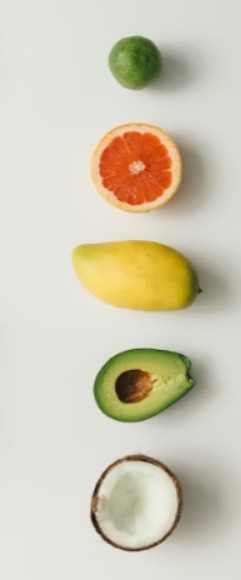
#> input picture imagenes_prueba/FRUTAS.jpeg, 241 x 580 px
$ python Main.py
#> lines starting #> are read from the running program, lines starting #| are printed output that depends on the picture; after the words box and inside, x2 and y2 are one past the last pixel; in counts of white or black regions, pixels touching at a corner belong together
#> the answer given: imagenes_prueba/FRUTAS.jpeg
### vision/Prosesamiento.py
import cv2

def cargar_imagen(ruta):
#> called with ruta = 'imagenes_prueba/FRUTAS.jpeg'
    img = cv2.imread(ruta)
#> img is the input picture: shape (580, 241, 3); mean B, G, R 182.4, 202.4, 208
    return img
#Convertir imagen a RGB
def convertir_rgb(img):
    img_rgb = cv2.cvtColor(img, cv2.COLOR_BGR2RGB)
    return img_rgb
#Escala de grises
def convertir_grises(img):
    gray = cv2.cvtColor(img, cv2.COLOR_BGR2GRAY)
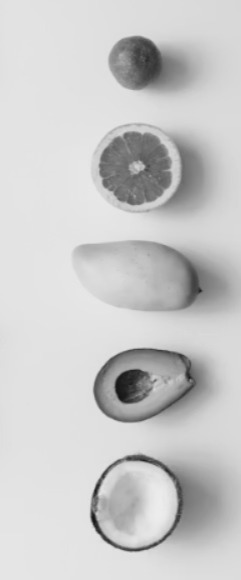
#> gray: shape (580, 241); min 21, max 237, mean 201.7
    return gray

#Filtro Gauss
def aplicar_blur(gray, kernel):
#> called with kernel = 5
    blur = cv2.GaussianBlur(gray, (kernel, kernel), 0)
    return blur
#Umbral Otsu
def umbral_otsu(blur):
    _, binaria = cv2.threshold(
        blur,
        0,
        255,
        cv2.THRESH_BINARY + cv2.THRESH_OTSU
    )
    return binaria
#Bordes
def detectar_bordes(blur):
    bordes = cv2.Canny(blur, 100, 200)
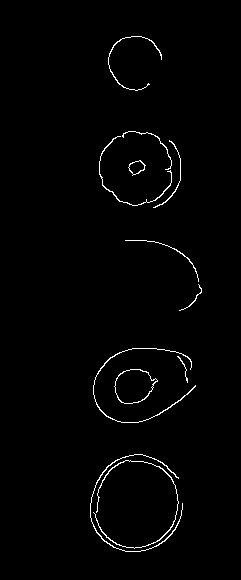
#> bordes: shape (580, 241); 1.3% white in thin lines or dots, all inside (x1, y1, x2, y2) = (90, 36, 202, 552)
#> in umbral_otsu, `_, binaria = cv2.threshold( blur, 0, 255, cv2.THRESH_BINARY + cv2.THRE..`:
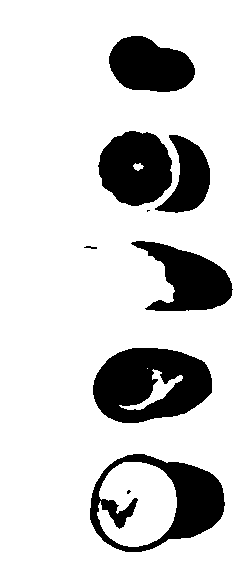
#> binaria: shape (580, 241); 81.8% white; 9 black regions (2 under 20 px), largest, box (x1, y1, x2, y2) and area: (93, 348, 212, 423) 6447, (90, 454, 225, 552) 5092, (98, 131, 172, 206) 4218
    return bordes

### vision/Visualizacion.py
import matplotlib.pyplot as plt

#Ploteo del proceso
def mostrar_proceso(img_rgb, gray, blur, bordes, binaria):
    plt.figure(figsize=(15,10))

    #Original
    plt.subplot(2,3,1)
    plt.imshow(img_rgb)
    plt.title("Imagen original")
    plt.axis('off')

    #Grises
    plt.subplot(2,3,2)
    plt.imshow(gray, cmap='gray')
    plt.title("Escala de grises")
    plt.axis('off')

    #Blur
    plt.subplot(2,3,3)
    plt.imshow(blur, cmap='gray')
    plt.title("Filtro Blur Gauss")
    plt.axis('off')

    #Bordes
    plt.subplot(2,3,4)
    plt.imshow(bordes, cmap='gray')
    plt.title("Bordes")
    plt.axis('off')
    #Umbral Otsu
    plt.subplot(2,3,5)
    plt.imshow(binaria, cmap='gray')
    plt.title("Umbral Otsu")
    plt.axis('off')

    plt.tight_layout()
    plt.show()
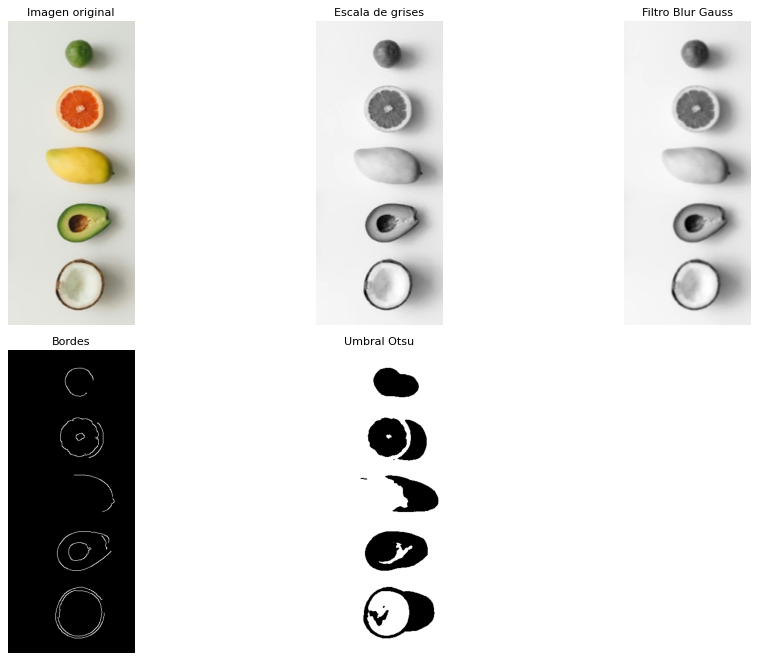
#> figure drawn by matplotlib, 5 panels
#Resultado
def mostrar_resultado(resultado, conteo):
    plt.figure(figsize=(8,8))
    plt.imshow(resultado)
    plt.title(f"Objetos detectados: {conteo}")
    plt.axis('off')
    plt.show()

### vision/Conteo.py
import cv2

def contar_objetos(binaria, img_rgb):

    #Invertir imagen
    binaria_inv = cv2.bitwise_not(binaria)

    #Componentes conectados
    num_labels, labels, stats, centroids = cv2.connectedComponentsWithStats(
        binaria_inv,
        4
    )
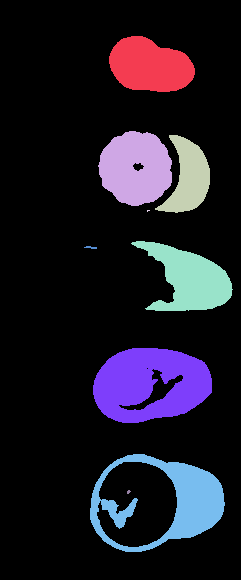
#> labels: shape (580, 241) int32; 10 distinct labels, from 0 to 9; one colour per label, 0 black
#> num_labels = 10; stats = [[0, 0, 241, 580, 114350], [109, 36, 86, 56, 3584], [98, 131, 74, 75, 4218], [155, 135, 55, 78, 2263], [147, 210, 3, 2, 4], [131, 241, 102, 70, 3787], [84, 246, 13, 3, 24], [93, 348, 119, 75, 6447], [90, 454, 135, 98, 5092], [127, 490, 4, 4, 11]]; centroids = [[111.1, 288.8], [149.6, 65.44], [135.4, 167.8], [188.1, 177.4], [147.8, 210.2], [188.9, 278.9], [90.46, 247], [149.7, 383.8], [167.7, 501.6], [128.2, 491.5]]

    #Copiar imagen original
    resultado = img_rgb.copy()

    #Contador
    conteo = 0

    print("OBJETOS DETECTADOS")

    #Recorrer objetos detectados
    for i in range(1, num_labels):

        x, y, ancho, alto, area = stats[i]

        #Filtrar ruido
        if area > 500:

            conteo += 1

            #Rectángulo
            cv2.rectangle(
                resultado,
                (x, y),
                (x + ancho, y + alto),
                (255, 0, 0),
                2
            )

            #Centroide
            cx, cy = centroids[i]

            cv2.circle(
                resultado,
                (int(cx), int(cy)),
                5,
                (0, 255, 0),
                -1
            )

            #Información
            print(f"Objeto {conteo}")
            print(f" Area = {area}")
            print(f" Ancho = {ancho} pix")
            print(f" Alto = {alto} pix")
#> this loop made 9 passes
#> (x, y, ancho, alto, area, cx, cy) on passes 1, 2, 3, 5, 7, 8: (109, 36, 86, 56, 3584, 149.6, 65.44), (98, 131, 74, 75, 4218, 135.4, 167.8), (155, 135, 55, 78, 2263, 188.1, 177.4), (131, 241, 102, 70, 3787, 188.9, 278.9), (93, 348, 119, 75, 6447, 149.7, 383.8), (90, 454, 135, 98, 5092, 167.7, 501.6)
#> (printed output is left out)
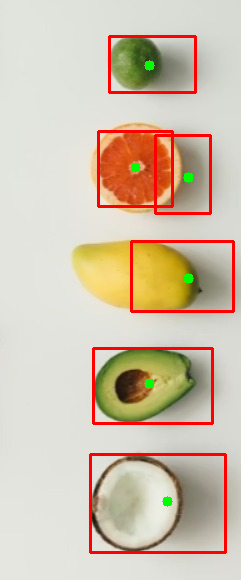
#> resultado: shape (580, 241, 3); mean R, G, B 209.5, 194.3, 174.6
#> after the loop, conteo = 6

    print(f"Total de objetos detectados:{conteo}")
#| Total de objetos detectados:6

    return resultado, conteo

### Main.py
from vision.Prosesamiento import *
from vision.Conteo import *
from vision.Visualizacion import *

ruta = input("Indique la ruta de la imagen: ")
img = cargar_imagen(ruta)
#Convertir RGB
img_rgb = convertir_rgb(img)
#Escala de grises
gray = convertir_grises(img)
#Blur gauss
blur = aplicar_blur(gray, 5)
#Bordes
bordes = detectar_bordes(blur)
#umbral
binaria = umbral_otsu(blur)

#Proceso
mostrar_proceso(
    img_rgb,
    gray,
    blur,
    bordes,
    binaria
)
#Conteo
resultado, conteo = contar_objetos(
    binaria,
    img_rgb
)
#> conteo = 6
#Resultado
mostrar_resultado(
    resultado,
    conteo
)

$ run again, on imagenes_prueba/OBJETOS5.0.jpeg
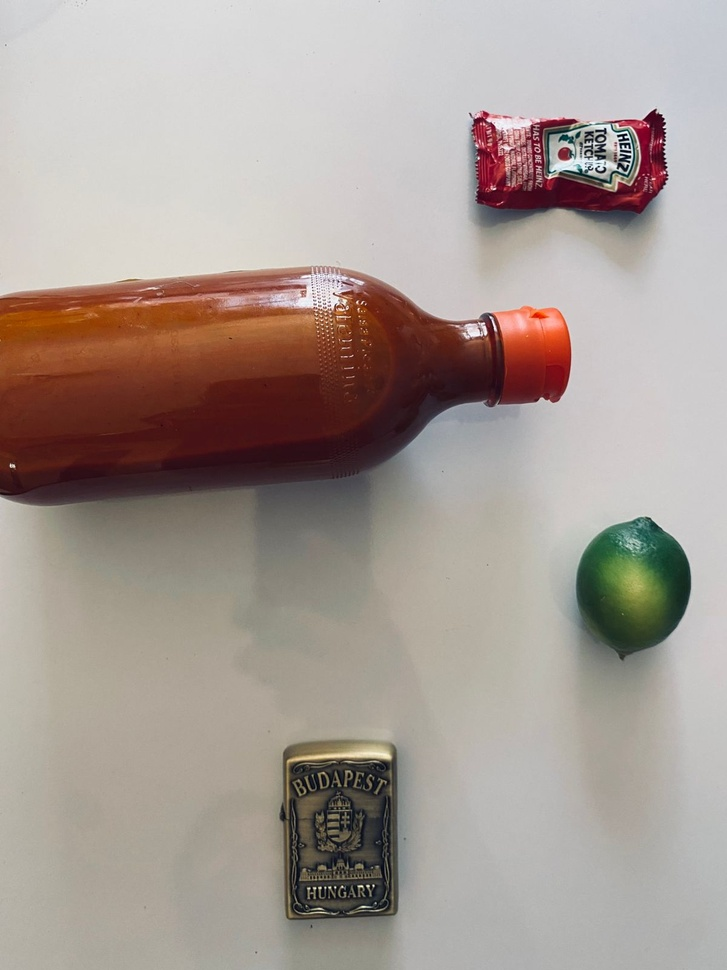
#> input picture imagenes_prueba/OBJETOS5.0.jpeg, 727 x 970 px, shrunk from 1200 x 1600 before the run
#> in cargar_imagen, img is the input picture: shape (970, 727, 3); mean B, G, R 149.5, 156.1, 167.3
#> bordes: shape (970, 727); 1.3% white in thin lines or dots, all inside (x1, y1, x2, y2) = (0, 109, 691, 921)
#> binaria: shape (970, 727); 77.7% white; 21 black regions (9 under 20 px), largest, box (x1, y1, x2, y2) and area: (0, 272, 571, 572) 110085, (278, 740, 399, 933) 20327, (471, 109, 668, 231) 13570
#> in contar_objetos, `num_labels, labels, stats, centroids = cv2.connectedComponentsWithStat..`:
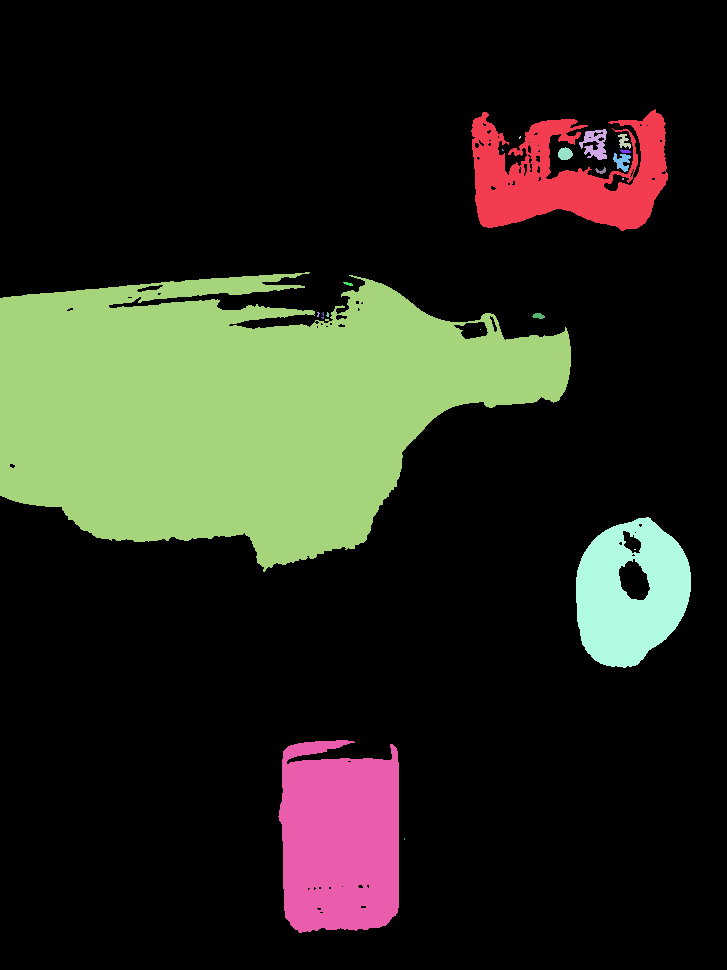
#> labels: shape (970, 727) int32; 22 distinct labels, from 0 to 21; one colour per label, 0 black
#> num_labels = 22; stats = 22 rows, first 6: [0, 0, 727, 970, 548032], [471, 109, 197, 122, 13570], [579, 129, 28, 31, 477], [618, 134, 13, 15, 106], [519, 136, 2, 3, 4], [558, 147, 15, 13, 146]; centroids = 22 rows, first 8: [377.8, 492.5], [565.5, 176.8], [594.8, 143.8], [623.7, 140.9], [519.5, 137], [564.7, 153.4], [502.3, 149.7], [625, 150.9]
#> the loop in contar_objetos, `for i in range(1, num_labels): ` made 21 passes
#> (x, y, ancho, alto, area, cx, cy) on passes 1, 11, 18, 20: (471, 109, 197, 122, 13570, 565.5, 176.8), (0, 272, 571, 300, 110085, 237.4, 408.3), (576, 517, 115, 151, 12067, 630.1, 593.5), (278, 740, 121, 193, 20327, 339.3, 838.9)
#> (printed output is left out)
#> after the loop in contar_objetos, `for i in range(1, num_labels):`:
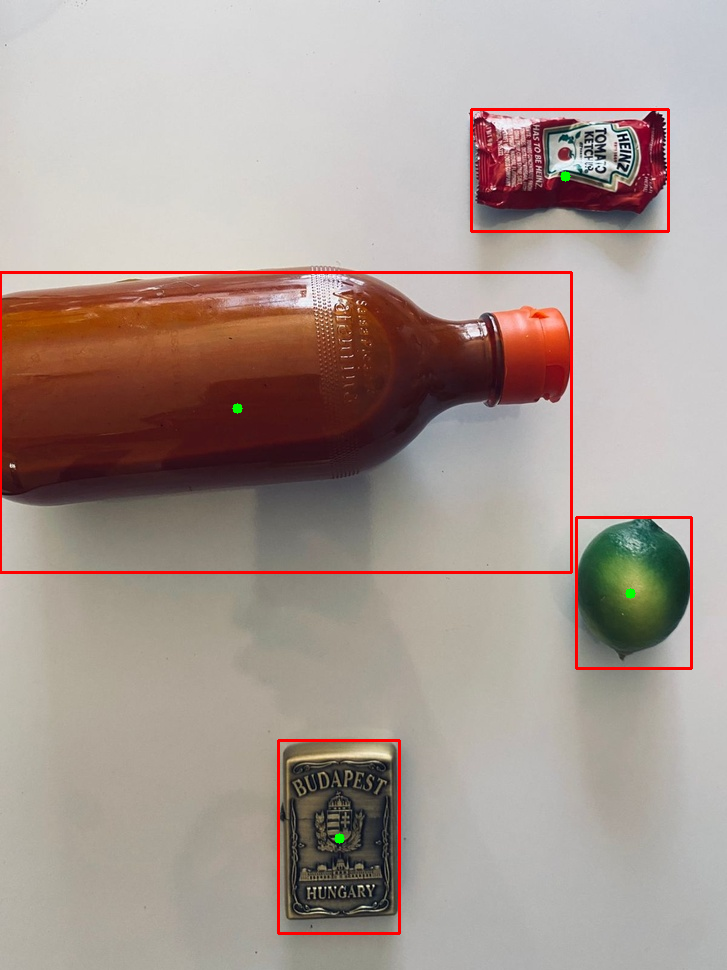
#> resultado: shape (970, 727, 3); mean R, G, B 168.5, 153.7, 147.1
#> after the loop in contar_objetos, `for i in range(1, num_labels):`: conteo = 4
#| Total de objetos detectados:4
